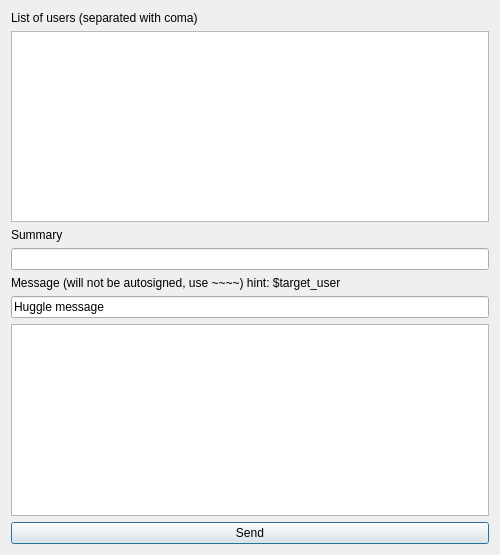
<?xml version="1.0" encoding="UTF-8"?>
<ui version="4.0">
 <class>DeliveryForm</class>
 <widget class="QDialog" name="DeliveryForm">
  <property name="geometry">
   <rect>
    <x>0</x>
    <y>0</y>
    <width>500</width>
    <height>555</height>
   </rect>
  </property>
  <property name="windowTitle">
   <string>Mailer</string>
  </property>
  <layout class="QVBoxLayout" name="verticalLayout">
   <item>
    <widget class="QLabel" name="label">
     <property name="text">
      <string>List of users (separated with coma)</string>
     </property>
    </widget>
   </item>
   <item>
    <widget class="QTextEdit" name="textEdit"/>
   </item>
   <item>
    <widget class="QLabel" name="label_3">
     <property name="text">
      <string>Summary</string>
     </property>
    </widget>
   </item>
   <item>
    <widget class="QLineEdit" name="lineEdit_2"/>
   </item>
   <item>
    <widget class="QLabel" name="label_2">
     <property name="text">
      <string>Message (will not be autosigned, use ~~~~) hint: $target_user</string>
     </property>
    </widget>
   </item>
   <item>
    <widget class="QLineEdit" name="lineEdit">
     <property name="text">
      <string>Huggle message</string>
     </property>
    </widget>
   </item>
   <item>
    <widget class="QTextEdit" name="textEdit_2"/>
   </item>
   <item>
    <widget class="QPushButton" name="pushButton">
     <property name="text">
      <string>Send</string>
     </property>
    </widget>
   </item>
  </layout>
 </widget>
 <resources/>
 <connections/>
</ui>
